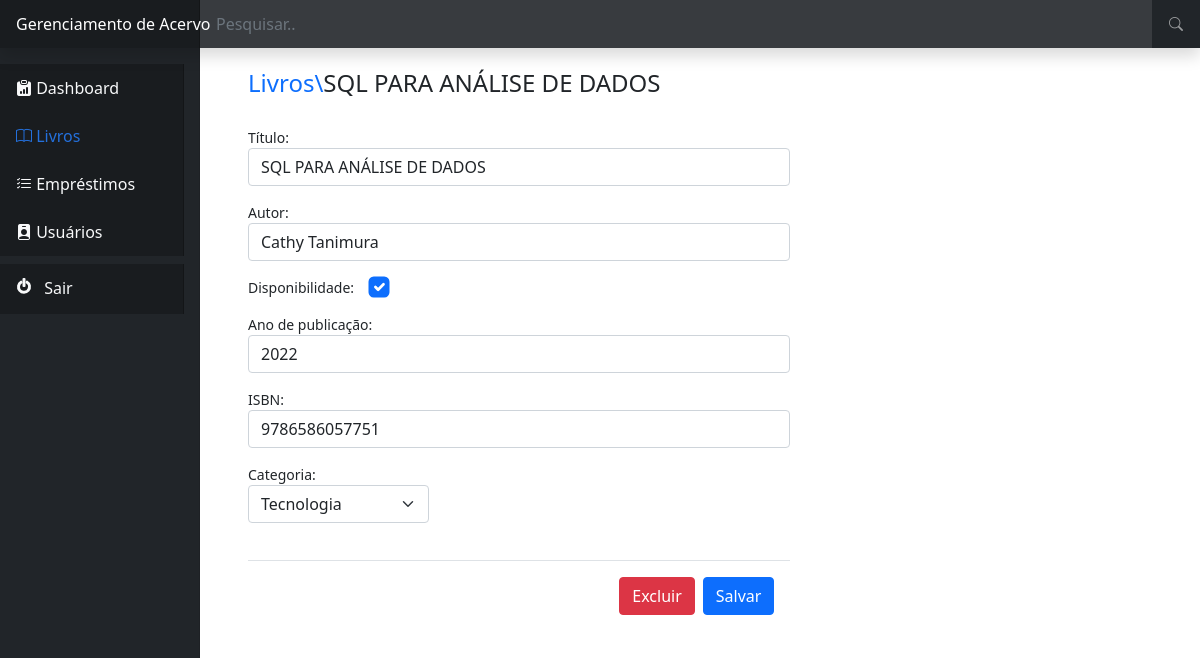
Screenshot of /livro/editar_livro/1 (signed in) with the database file from the repository.
### livro/models.py (models this page shows, shortened)
class Livrosdb(models.Model):
    titulo = models.CharField(max_length=100)
    autor = models.CharField(max_length=50)
    disponibilidade = models.BooleanField(default=True)
    img_livro = models.BinaryField(blank=True, null=True, default=None)
    ISBN = models.CharField(max_length=100)
    data_cadastro = models.DateField(default=datetime.date.today)
    ano_de_publicacao = models.PositiveIntegerField(default=datetime.date.today().year,
            validators=[
                MinValueValidator(1900),
                MaxValueValidator(datetime.date.today().year)])
    categoria = models.ForeignKey(Categoriadb,on_delete=models.CASCADE)
    class Meta:
        verbose_name = 'Livro'

### livro/views.py (the view, shortened to what this page needs)
# urls.py: path('editar_livro/<int:info>', views.editar_livro, name='editar_livro'),
def editar_livro(request, info):
    if request.session.get('usuario'):
        usuario = Funcionariosdb.objects.get(id=request.session['usuario'])
        livro = Livrosdb.objects.get(id=info)
        categorias = Categoriadb.objects.all()
        return render(request, 'editar_livro.html',{'livro':livro,'categorias':categorias})
    else:
        return redirect('/auth/login/?status=2')

### livro/templates/editar_livro.html (shortened to what this page needs)
{% extends 'base.html' %}
{% block 'conteudo' %}
<br>
<div class="container">
    <div class="row justify-content-center">
        <br>
        <h4><a href="{% url 'livros' %}" class="text-decoration-none">Livros\</a>{{livro.titulo}}</h3>
    </div>
    <div class="row justify-content-center">
        <form action="{% url 'editar_livro' livro.id %}" method="POST">
            <br>
            <p>
                <label>Título:</label>
                <input style="width: 60%;" class="form-control" type="text" value="{{livro.titulo}}" name="titulo">
            </p>
            <p>
                <label>Autor:</label>
                <input style="width: 60%;" class="form-control" type="text" value="{{livro.autor}}" name="autor">
            </p>
            <p>
                <label>Disponibilidade: &nbsp; &nbsp;</label>
                <input class="form-check-input" style="transform: scale(1.5);" checked type="checkbox" name="disponibilidade">
            </p>
            <p>
                <label>Ano de publicação:</label>
                <input style="width: 60%;" class="form-control" type="year" value="{{livro.ano_de_publicacao}}" name="ano_de_publicacao">
            </p>
            <p>
                <label>ISBN:</label>
                <input style="width: 60%;" class="form-control" type="text" value="{{livro.ISBN}}" name="ISBN">
            </p>
            <p>
                <label>Categoria:</label>
                <select style="width: 20%;" class="form-select" name="categoria">
                    {% for i in categorias %}
                        {% if livro.categoria == i %}
                            <option selected >{{ i.nome }}</option>
                        {%endif%}
                    {%endfor%}
                </select>
            </p>
            <br>
            <div style="width: 60%;" class="modal-footer">
                <input type="button" class="btn btn-danger" data-bs-toggle="modal" data-bs-target="#excluirLivroModal" value="Excluir">
                <input type="submit" class="btn btn-primary" value="Salvar">
            </div>
        </form>
    </div>
</div>
{% endblock %}
{% block 'navbar-dashboard' %}
"nav-link text-light navbar-brand"
{%endblock%}
{% block 'navbar-livros' %}
"nav-link active navbar-brand"
{%endblock%}

### static/css/base.css (style rules this page uses)
body { font-size: .875rem; }

### rows the page displays
Livrosdb: titulo "SQL PARA ANÁLISE DE DADOS", autor "Cathy Tanimura", ano_de_publicacao "2022", ISBN "9786586057751"

### other values shown
form field categoria "Tecnologia"
